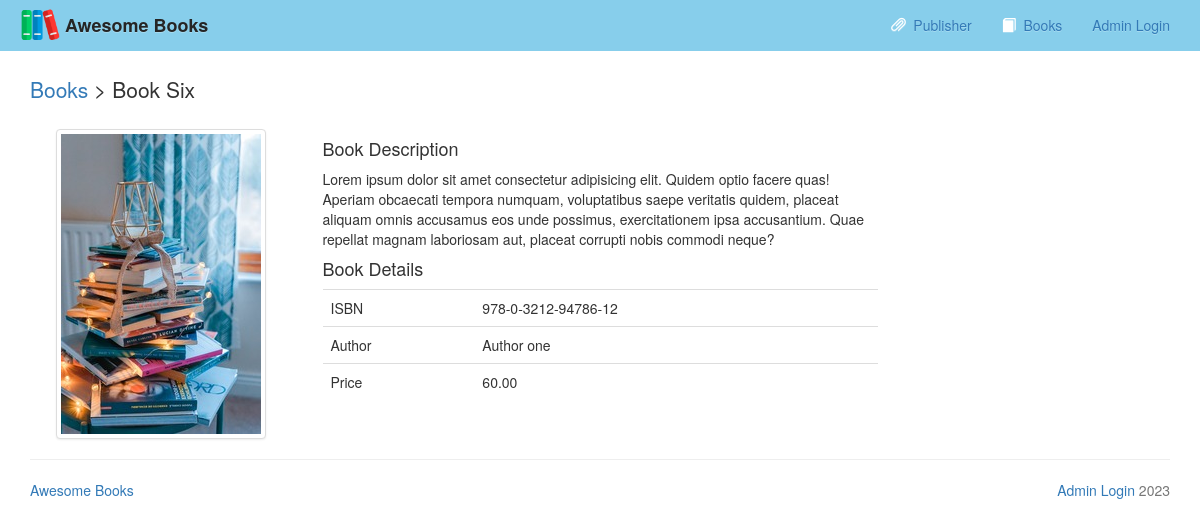
Page /book.php?bookisbn=978-0-3212-94786-12 on the committed database.
### tables this page shows
CREATE TABLE `books` (
  `book_isbn` varchar(20) NOT NULL,
  `book_title` varchar(60) DEFAULT NULL,
  `book_author` varchar(60) DEFAULT NULL,
  `book_image` varchar(40) DEFAULT NULL,
  `book_descr` text DEFAULT NULL,
  `book_price` decimal(6,2) NOT NULL,
  `publisherid` int(10) UNSIGNED NOT NULL
);

### book.php (the view, shortened to what this page needs)
<?php
  $book_isbn = $_GET['bookisbn'];
  $conn = db_connect();
  $query = "SELECT * FROM books WHERE book_isbn = '$book_isbn'";
  $result = mysqli_query($conn, $query);
  $row = mysqli_fetch_assoc($result);
  require "./template/header.php";
?>
      <p class="lead" style="margin: 25px 0"><a href="books.php">Books</a> > <?php echo $row['book_title']; ?></p>
      <div class="row">
        <div class="col-md-3 text-center">
          <img class="img-responsive img-thumbnail" src="./bootstrap/img/<?php echo $row['book_image']; ?>">
        </div>
        <div class="col-md-6">
          <h4>Book Description</h4>
          <p><?php echo $row['book_descr']; ?></p>
          <h4>Book Details</h4>
          <table class="table">
          	<?php foreach($row as $key => $value){
              if($key == "book_descr" || $key == "book_image" || $key == "publisherid" || $key == "book_title"){
                continue;
              }
              switch($key){
                case "book_isbn":
                  $key = "ISBN";
                  break;
                case "book_author":
                  $key = "Author";
                  break;
                case "book_price":
                  $key = "Price";
                  break;
              }
            ?>
            <tr>
              <td><?php echo $key; ?></td>
              <td><?php echo $value; ?></td>
            </tr>
            <?php
              }
            ?>
          </table>
       	</div>
      </div>
<?php
  require "./template/footer.php";
?>

### template/header.php (style rules this page uses)
body { padding-top: 50px; }

### rows in the picture
books: book_title "Book Six", book_image (picture), book_descr "Lorem ipsum dolor sit amet consectetur adipisicing elit. Quidem optio facere quas! Aperiam obcaecati tempora numquam, voluptatibus saepe veritatis quidem, placeat aliquam omnis accusamus eos unde possimus, exercitationem ipsa accusantium. Quae repellat magnam laboriosam aut, placeat corrupti nobis commodi neque?", book_isbn "978-0-3212-94786-12", book_author "Author one", book_price "60.00"

### other values in the picture
$key "ISBN"
$key "Author"
$key "Price"
